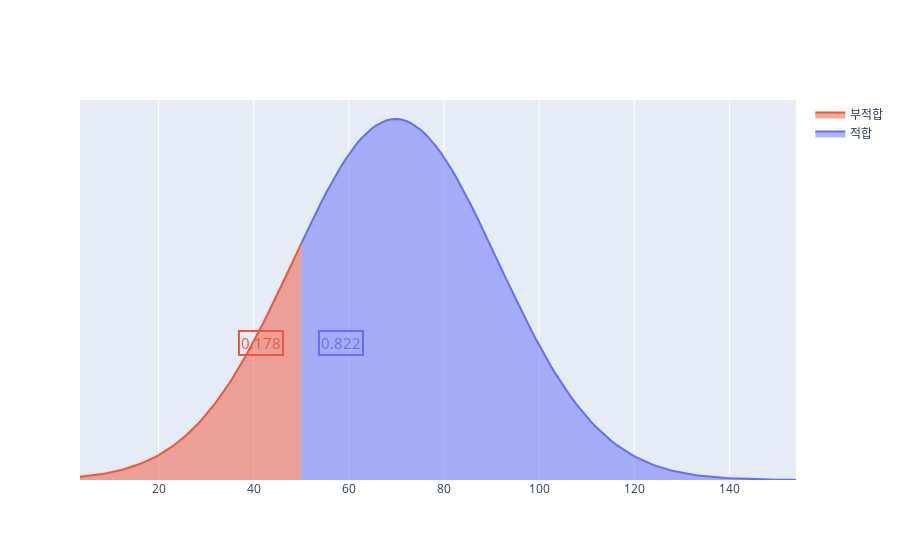

The code cell stored with this chart in its notebook:
### Markdown cell above
#### 부산시 통합대기환경 지수 적합도

### Code cell
khai_pro,khai_pro_negative = cal_norm(df_air_pollution['khaiValue'].mean(),df_air_pollution['khaiValue'].std(),
df_air_pollution['khaiValue'].min(),df_air_pollution['khaiValue'].max(),khai_standard,False)
khai_pro
